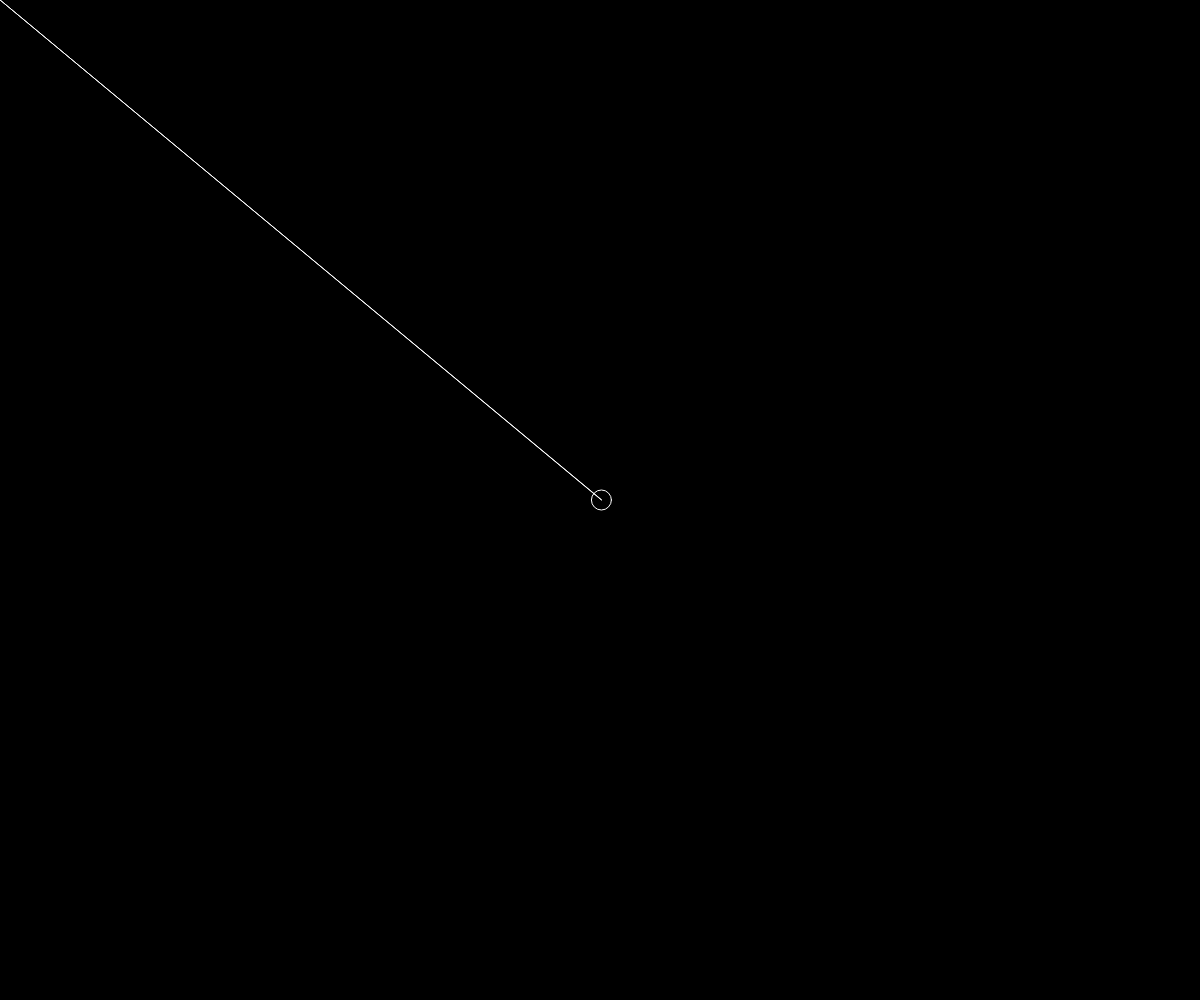
Frame 1 (no input)
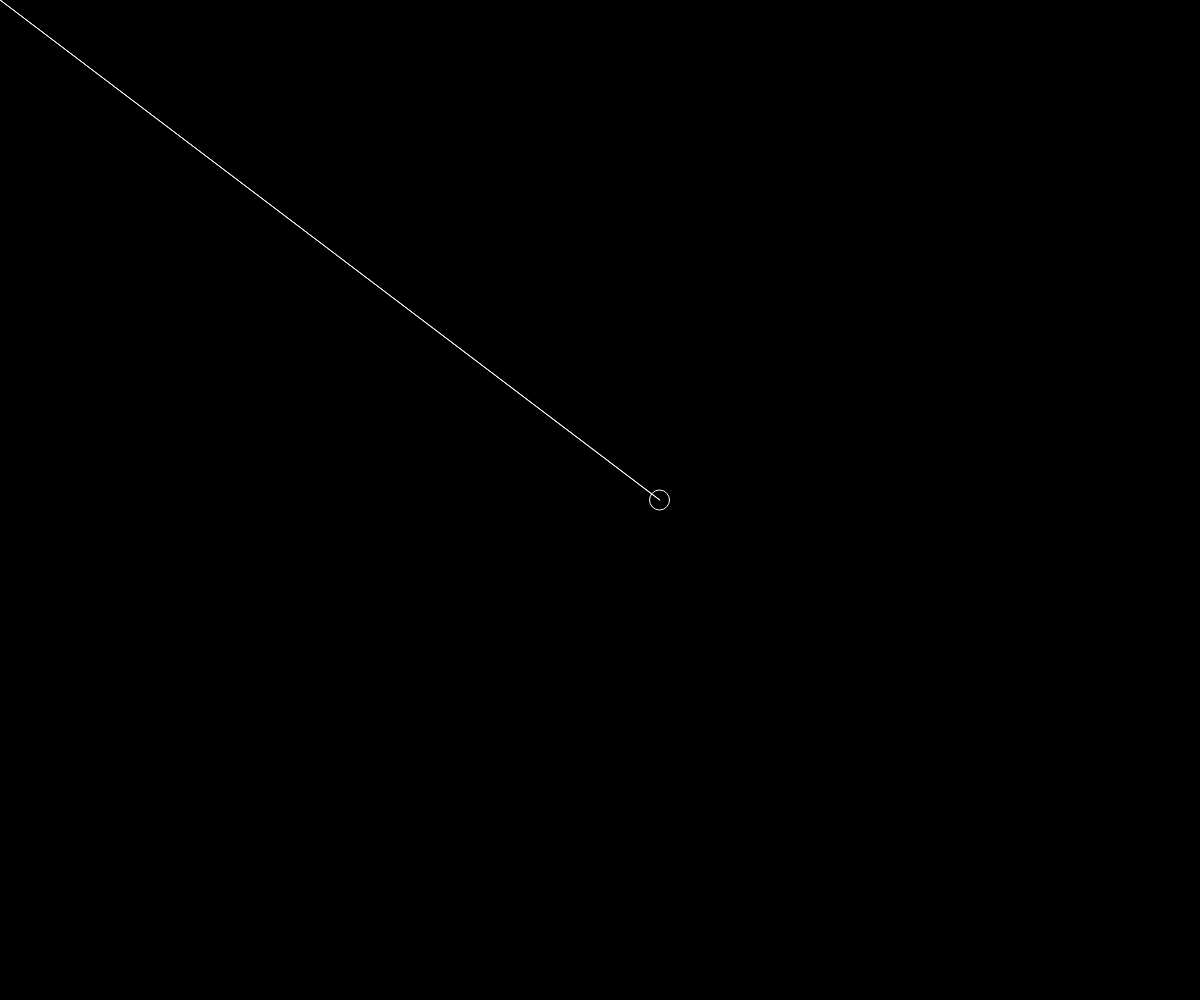
Frame 60 (no input)
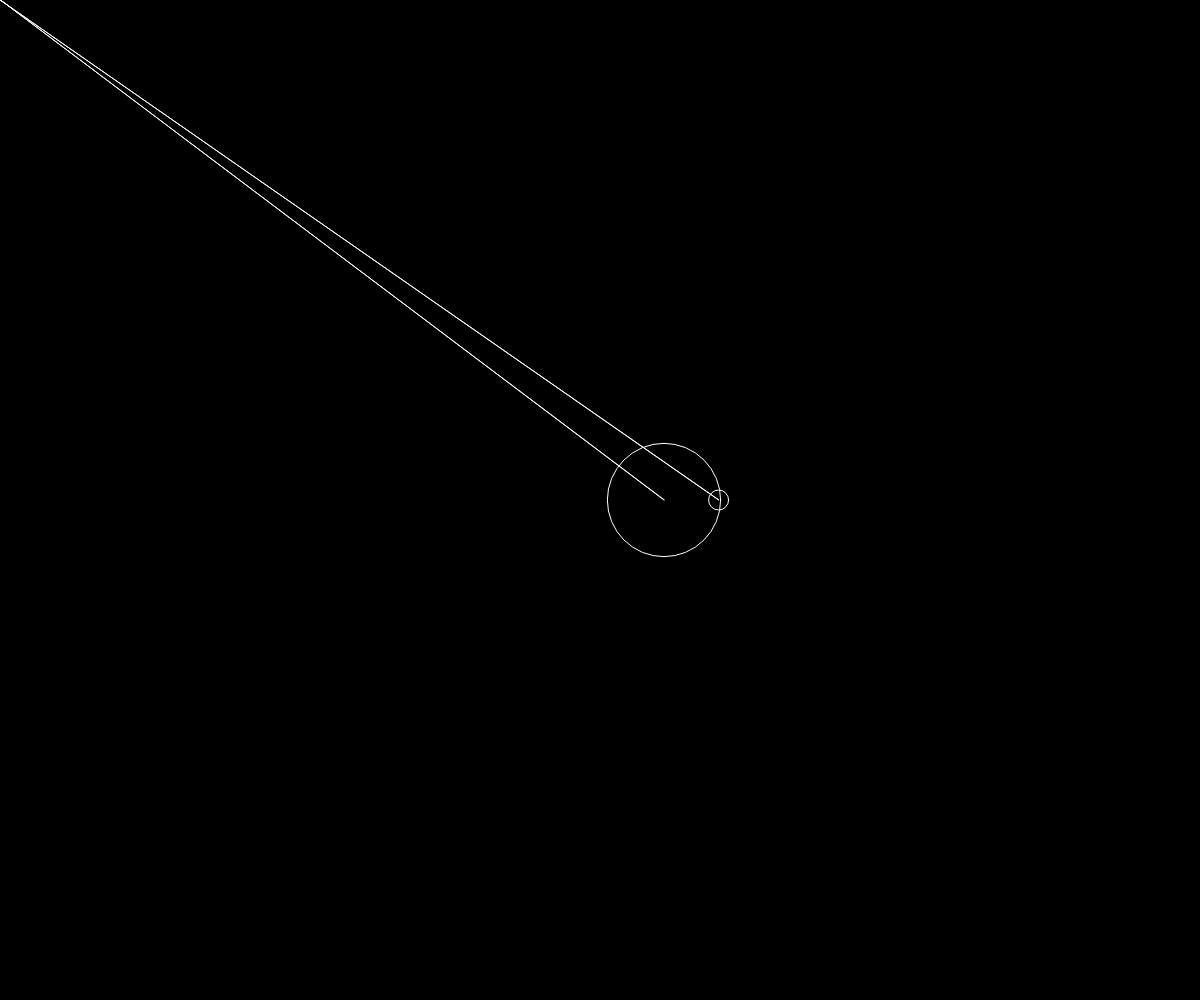
Frame 120 (the mouse pressed at the canvas centre since frame 60)

The p5.js sketch that drew these frames (run headless with seeded random() and noise() and a simulated clock; from frame 60 on, the mouse is pressed at the canvas centre):

// p5.js sketch
// ── sketch.js
let Circles = [];

function setup() {
    createCanvas(windowWidth, windowHeight);
    let b = new Circle(width/2, height/2, 10);
    Circles.push(b);
}

function mousePressed() {
    let r = random(1, 100);
    let b = new Circle(mouseX, mouseY, r);
    Circles.push(b);
}

function draw() {
    background(0);
    for (let i = 0; i < Circles.length; i++) {
        Circles[i].move();
        Circles[i].show();
    }
}

class Circle {
    constructor(x, y, r) {
        this.x = x;
        this.y = y;
        this.r = r;
    }

    move() {
        this.x = this.x + random(0,2);
        this.y = this.y;
    }

    show() {

      stroke(500);
      noFill();
      ellipse(this.x, this.y, this.r * 2);

      fill(204);
      triangle(this.x, this.y, this.x, this.y, this.r /100, 0);
    }
}
